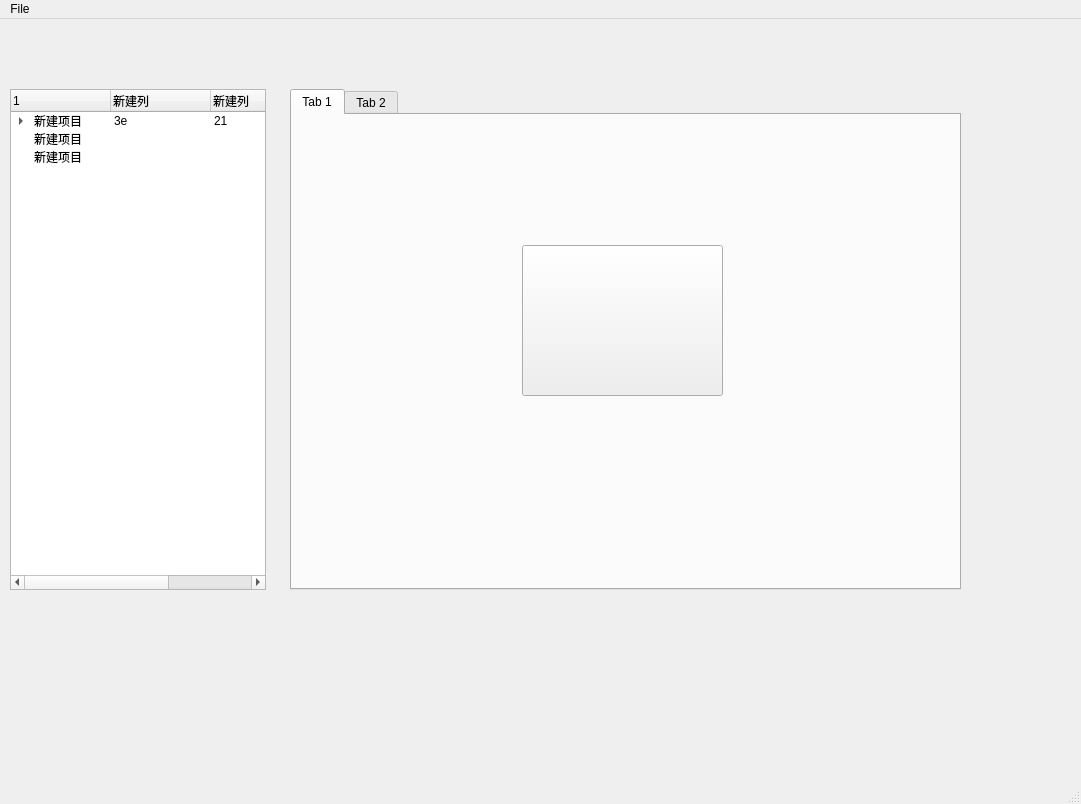
<?xml version="1.0" encoding="UTF-8"?>
<ui version="4.0">
 <class>MainWindow</class>
 <widget class="QMainWindow" name="MainWindow">
  <property name="geometry">
   <rect>
    <x>0</x>
    <y>0</y>
    <width>1081</width>
    <height>804</height>
   </rect>
  </property>
  <property name="windowTitle">
   <string>MainWindow</string>
  </property>
  <widget class="QWidget" name="centralwidget">
   <widget class="QTabWidget" name="tabWidget">
    <property name="geometry">
     <rect>
      <x>290</x>
      <y>70</y>
      <width>671</width>
      <height>501</height>
     </rect>
    </property>
    <widget class="QWidget" name="tab">
     <attribute name="title">
      <string>Tab 1</string>
     </attribute>
     <widget class="QPushButton" name="pushButton">
      <property name="geometry">
       <rect>
        <x>230</x>
        <y>130</y>
        <width>201</width>
        <height>151</height>
       </rect>
      </property>
      <property name="text">
       <string/>
      </property>
      <property name="icon">
       <iconset resource="IL_data_process.qrc">
        <normaloff>:/open/contourtest.png</normaloff>:/open/contourtest.png</iconset>
      </property>
      <property name="iconSize">
       <size>
        <width>200</width>
        <height>158</height>
       </size>
      </property>
     </widget>
    </widget>
    <widget class="QWidget" name="tab_2">
     <attribute name="title">
      <string>Tab 2</string>
     </attribute>
    </widget>
   </widget>
   <widget class="QTreeWidget" name="treeWidget">
    <property name="geometry">
     <rect>
      <x>10</x>
      <y>70</y>
      <width>256</width>
      <height>501</height>
     </rect>
    </property>
    <column>
     <property name="text">
      <string>1</string>
     </property>
    </column>
    <column>
     <property name="text">
      <string>新建列</string>
     </property>
    </column>
    <column>
     <property name="text">
      <string>新建列</string>
     </property>
    </column>
    <column>
     <property name="text">
      <string>新建列</string>
     </property>
    </column>
    <item>
     <property name="text">
      <string>新建项目</string>
     </property>
     <property name="text">
      <string>3e</string>
     </property>
     <property name="text">
      <string>21</string>
     </property>
     <property name="text">
      <string>21</string>
     </property>
     <item>
      <property name="text">
       <string>2</string>
      </property>
     </item>
    </item>
    <item>
     <property name="text">
      <string>新建项目</string>
     </property>
    </item>
    <item>
     <property name="text">
      <string>新建项目</string>
     </property>
     <property name="text">
      <string/>
     </property>
    </item>
   </widget>
  </widget>
  <widget class="QMenuBar" name="menubar">
   <property name="geometry">
    <rect>
     <x>0</x>
     <y>0</y>
     <width>1081</width>
     <height>21</height>
    </rect>
   </property>
   <widget class="QMenu" name="menuFile">
    <property name="title">
     <string>File</string>
    </property>
    <addaction name="actionOpen"/>
   </widget>
   <addaction name="menuFile"/>
  </widget>
  <widget class="QStatusBar" name="statusbar"/>
  <action name="actionOpen">
   <property name="text">
    <string>Open</string>
   </property>
  </action>
 </widget>
 <resources>
  <include location="IL_data_process.qrc"/>
 </resources>
 <connections/>
</ui>
